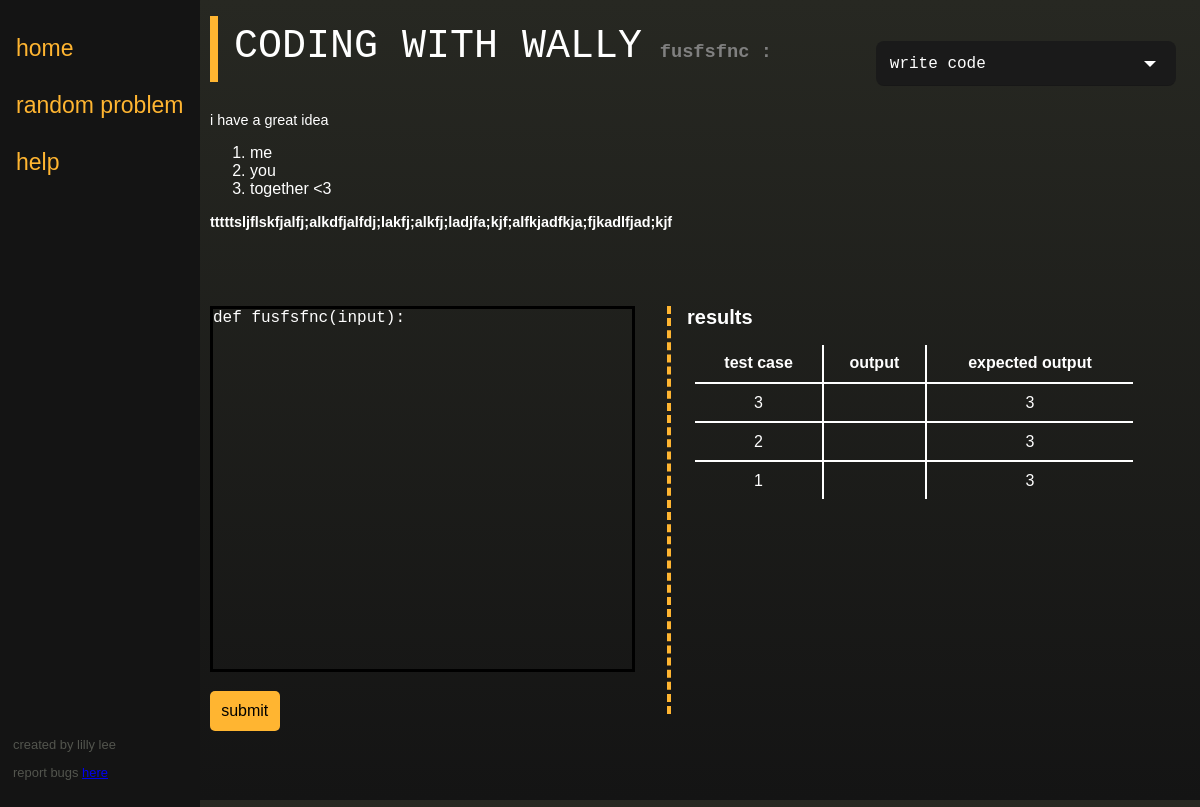
/fusfsfnc, run on the app's committed database.
### model.py (models this page shows, shortened)
class Problem(db.Model):
    __table_args__ = {'extend_existing': True}
    func_name = db.Column("func_name", db.String(50), primary_key = True)
    func_call = db.Column(db.String(70), nullable = False)
    author = db.Column(db.String(40), nullable = False)
    desc = db.Column(db.String, nullable = False)
    testInputs = db.Column(db.String, nullable = False)
    testInputAnswers = db.Column(db.String, nullable = False)
    tags = db.Column(db.String, nullable = False)
    function = db.Column(db.String, nullable = False)

### routes.py (the view, shortened to what this page needs)
@wally.route('/<problem_pg>', methods=["POST", "GET"])
def change_type(problem_pg):
    global addProbInputs
    global addProbOutputs
    addProbInputs = []
    addProbOutputs = []
    global problem
    global contents
    initDict()
    if (problem_pg) in probDict:
        problem = problem_pg
        contents = probDict[problem]
    return render_template("writeCode.html", author = contents.author,function_name=contents.func_name, description=contents.desc, tests=contents.testInputs, ansKey=contents.testInputAnswers, func_call=contents.func_call, tags = contents.tags)

### routes.py (called while the page is built)
def initDict(): #adds all problems currently in database to the dictionary probDict
    global probDict
    probs = Problem.query.all()
    for prob in probs:
        if prob.func_name not in probDict:
            addToDict(prob)

### templates/writeCode.html (shortened to what this page needs)
{% extends "base.html" %}
{% block options %}
<option value="writeCode" selected>write code</option>
{% endblock %}
{% block content %}
<form>
	<div id="jsEditor">def {{func_call}}:
	</div>
	<input class="submitbtn" id="submitCode" type="submit" value="submit" style = "margin-top: 1.2em;"/>
</form>
{% endblock %}
{% block answers %}
<table>
	<tr>
		<th>test case</th>
		<th>output</th>
		<th>expected output</th>
	</tr>
	{%for i in range(tests|length)%}
	<tr>
		{% if tests[i] is string %}
			<td>"{{tests[i]}}"</td>
		{% else %}
			<td>{{tests[i]}}</td>
		{% endif %}
		<td class="output"></td>
		<td>{{ansKey[i]}}</td>
	</tr>
	{% endfor %}
</table>
{% endblock %}

### templates/base.html (shortened to what this page needs)
<!DOCTYPE html>
<html lang="en">
<head>
    <link rel="stylesheet" href="{{ url_for('static', filename = 'css/base.css') }}">
    <link rel="stylesheet" href="{{ url_for('static', filename = 'css/select.css') }}">
    <link rel="stylesheet" href="{{url_for('static', filename = 'css/misc.css') }}">
</head>
<body>
    <div id="sidebar" class="noselect">
        <a class = "clicky" href = "/" id="home">home</a>
        <a class = "clicky" id="rand">random problem</a>
        <a class = "clicky" href = "http://endless.horse">help</a>
        <div id = "credits" style = "position: absolute; bottom: 0;">
            <p style="color:rgb(83, 85, 78);">created by lilly lee</p>
            <p style="color:rgb(83, 85, 78)">report bugs <a href = "https://forms.gle/xiuqeZPPeuzarc259">here</a></p>
        </div>
    </div>
    <div id="main">
        <div id="header" class="noselect">
            <h1>CODING WITH WALLY</h1>
            <h3>{{function_name}}
            {% if (author != "" or author != None ) %}
: {{author}}
            {% endif %}
            </h3>
            <div class="custom-select">
                <select>
                    {% block options %}
                    {% endblock %}
                </select>
            </div>
        </div>
        <div style="width:60%;height:22vh;padding-right:1.5em;overflow-y: auto;">
            {{description|safe}}
        </div>
        <div id="flexbox">
            <div class="flexchild" id="leftcontent">
                {% block content %}{% endblock %}
            </div>
            <div class="flexchild" id="rightcontent">
                <h2>results</h2>
                {% block answers %}{% endblock %}
            </div>
        </div>
    </div>
</body>
</html>

### static/css/base.css (style rules this page uses)
html, body { font-family: "Verdana", sans-serif; overflow: hidden; height: 100%; background: linear-gradient(rgb(39, 40, 34), rgb(20,20,20)); color: white; cursor: default; margin: 0; }
#sidebar { height: 100vh; width: 200px; position: fixed; z-index: 1; top: 0; left: 0; background-color: rgb(20, 20, 20); overflow-x: hidden; padding-top: 20px; }
.clicky { font-family: "Verdana", sans-serif; padding: 15px 8px 15px 16px; text-decoration: none; font-size: 23px; color: rgb(255, 181, 49); display: block; }
#credits { font-size:0.9em; position: absolute; padding: 0.9em; margin-bottom: 1em; bottom: 0; }
#main { height: 100%; margin-left: 200px; padding: 0px 10px; }
#header { margin-top: 2vh; margin-bottom: 2vh; border-left: solid rgb(255, 181, 49) 0.5em; padding: 0 0.5em; font-family: 'Courier New', monospace; }
#flexbox { display: flex; margin-top: 2em; }
#leftcontent { width: 45%; }
#rightcontent { height: 51vh; padding: 0 1em; border-left: dashed rgb(255, 181, 49) 0.25em; flex-grow: 1; margin-left: 1em; }
h1 { display: inline-block; font-weight: normal; font-size: 2.5em; margin: 0.2em; }
h3 { display: inline-block; color: gray; }
#jsEditor { border: 0.2em black solid; height: 45vh; width: 95%; font-family : monospace !important; font-size: 16px !important; direction:ltr !important; text-align:left !important; }
p { font-family: "Verdana", sans-serif; font-size: 0.9em; }
.submitbtn { font-size: 1em; background-color: rgb(255, 181, 49); border: none; padding: 0.7em; border-radius: 5px; font-family: "Verdana", sans-serif; }
h2 { margin: 0; font-family: "Verdana", sans-serif; font-size: 20px; }
table { border-collapse: collapse; border-style: hidden; width: 90%; height: auto; padding: 0.5em; margin: 0.5em; margin-top: 1em; text-align: center; }
table td, table th { border: white solid 2px; padding: 0.6em; }

### static/css/select.css (style rules this page uses)
.custom-select { width: 25vw; position: absolute; right: 2%; top: 5%; }
.custom-select select { display: none; }

### static/css/misc.css (style rules this page uses)
.noselect { -webkit-touch-callout: none; -webkit-user-select: none; -khtml-user-select: none; -moz-user-select: none; -ms-user-select: none; user-select: none; }

### data on the page
Problem: func_name "fusfsfnc", desc "i have a great idea me you together <3 tttttsljflskfjalfj;alkdfjalfdj;lakfj;alkfj;ladjfa;kjf;alfkjadfkja;fjkadlfjad;kjf", func_call "fusfsfnc(input)"

### other printed values
{{ tests[i] }} "3" "2" "1"
{{ ansKey[i] }} "3" "3" "3"
